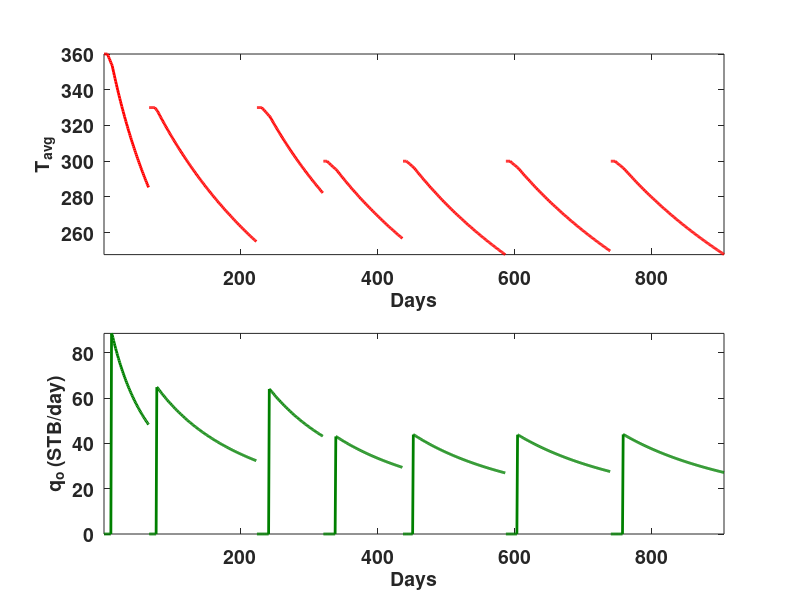

Write the MATLAB code that produced this figure.
%CyclicSteamInjection.m

clear all
close all
clc

% Cyclic Steam Injection Example (Note: analytical model and data from SPE13037)
% Input data for field and base cases
kRes = 1.5;                             % Reservoir permeability (D)
kSteam = 2 * kRes;                      % Permeability to steam (D)
phi = 0.32;                             % Porosity
Swi = 0.25;                             % Initial water saturation
rw = 0.31;                              % Well radius (ft)
SorSteam = 0.05;                        % Residual oil saturation to steam
SorWater = 0.25;                        % Residual oil saturation to water
Tr = 110;                               % Initial reservoir temperature (F)
Tstd = 60;                              % Standard temperature (F)
lambda = 24;                            % Reservoir thermal conductivity (Btu/ft day F)
alpha = 0.48;                           % Reservoir thermal diffusivity (ft^2/day)
rhoOilStd = 61.8;                       % Oil density @ standard condictions (lb/ft^3)
TimeStep = 1.0;                         % Time step size (days)
PatternArea=0.588;                      % (acres) = well spacing of 160ft
PayThickness = 80;                      % Pay thickness (ft)
g = 32.17;                              % Gravitational acceleration (ft/s^2)
%%

%% Operational data
SteamInjectionRate = [647 905 953 972 954 1042 1067];      % Steam injection rate (bbl/day)
InjectionTime = [6 9 8 6 6 7 7];                           % Injection time (days)
SoakTime = [5 2 10 12 9 10 11];                            % Soak time (days)
DownHoleSteamTemp = [360 330 330 300 300 300 300];         % Downhole steam temperature (F)
DownHoleSteamQuality = [0.7 0.6 0.5 0.5 0.5 0.5 0.5];      % Downhole steam quality
ProductionTime = [55 146 79 98 135 136 148];               % Production time (days)
WIP = 50000;                                               % Amount of mobile water in place at beginning of cycle (Assumption)
qw = 0;                                                    % water production rate (BPD) (Assumption)
CumulativeOil = [];                                        % Cumulative oil production (STB)
CumulativeTime = [];                                       % Cumulative time (days)
cycleLength = InjectionTime + SoakTime + ProductionTime;   % Total cycle time (days)
cumulativeCycleLength = cumsum([1;cycleLength']);          % Cumulative cycle time (days)


%% Setting up plot
figure('Color','w');
set(gcf, 'Position', get(0,'Screensize'));

%% Evaluate constants
% Bulk volumetric heat capacity of Jones (eq 19)
cp = 32.5 + (4.6 * phi^0.32 - 2) * (10 * Swi - 1.5);    

% Water density approximation (eq 33)
rhoWater = 62.4 - 11 * log( ( 705 - Tstd ) / ( 705 - Tr ) );    

%% Starting cycles

for CurrentCycleNumber=1:length(SteamInjectionRate)
    
    % Time at beginning of each cycle
    t=0;          
    
    % Figure out how much heat is already in the reservoir
    if(CurrentCycleNumber==1)
        Hlast = 0;        
    else
        % Amount of heat in the reservoir for subsequent cycles (eq 20)
        Hlast = VSteam * cp * (Taverage - Tr);                            
    end
    
    %% Evaluate water and steam thermodynamic properties
    % Water enthalpy correlation for reservoir temperature (eq 16)
    hwTr = 68 * ( Tr/100 )^1.24;                              
    
    % Water enthalpy correlation for steam temperature (eq 16)
    hwSteam = 68 * ( DownHoleSteamTemp(CurrentCycleNumber) / 100 )^1.24;                    
    
    % Specific heat of water of Jones (eq 15)
    Cw = ( hwSteam - hwTr ) / ( DownHoleSteamTemp(CurrentCycleNumber) - Tr );        

    % Steam latent heat correlation of Farouq Ali (eq 17)
    Lvdh = 94 * ( 705 - DownHoleSteamTemp(CurrentCycleNumber) )^0.38;                      
    
    % Amount of heat injected per unit mass of steam (eq 14)
    Qi = Cw * ( DownHoleSteamTemp(CurrentCycleNumber) - Tr ) +...
        Lvdh * DownHoleSteamQuality(CurrentCycleNumber);                      
    
    % Amount of heat injected (eq 28)
    HeatInjected = 350 * Qi * SteamInjectionRate(CurrentCycleNumber)...
        * InjectionTime(CurrentCycleNumber);
        
    % Steam pressure approximation (eq 7)
    pSteam = ( DownHoleSteamTemp(CurrentCycleNumber) / 115.95 )^4.4543;                 
    
    % Steam density (eq 10)
    rhoSteam = pSteam^( 0.9588 ) / 363.9;                                  
    
    % Steam viscosity (eq 11)
    muSteam = 1e-4 * ( 0.2 * DownHoleSteamTemp(CurrentCycleNumber) + 82 );                  
    
    %% Evaluating the steam zone size
    % Oil density approximation (eq 32)
    rhoOil = rhoOilStd - 0.0214 * ( Tr - Tstd );          
  
    % Dimensionless group for scaling the radial steam zone (eq 9)
    ARD = sqrt( ( 350 * 144 * SteamInjectionRate(CurrentCycleNumber) * muSteam ) / ...     
        ( 6.328 * pi * ( rhoOil - rhoSteam ) * PayThickness^2 * ...
        kSteam * rhoSteam ) );
    
    % Average steam zone thickness by Van Lookeren (eq 8)
    hSt = 0.5 * PayThickness * ARD;             
    
    % Steam zone volume estimation (eq 13)
    VSteam = ( SteamInjectionRate(CurrentCycleNumber) * ...
        InjectionTime(CurrentCycleNumber) * rhoWater * Qi...
        + Hlast ) / ( cp * ( DownHoleSteamTemp(CurrentCycleNumber) - Tr ) );
    % Steam zone radius (eq 12)
    RhSteam = sqrt( VSteam / ( pi * hSt ) );       
    
    % Radial distance along the hot oil zone (eq 2)
    Rx = sqrt( RhSteam^2 + PayThickness^2 );       
    
    % theta = angle between steam-oil interface and reservoir bed (eq 5)
    sinTheta = PayThickness / Rx;                                   
    
    % Difference between height of reservoir and steam zone thickness, (eq 6)
    deltaH= PayThickness - hSt;  
    
    % Bottom hole flowing pressure (assumption)
    pwf = 0.6 * pSteam ;                       
    
    % Change in enthalpy (equation 4)
    deltaPhi = deltaH * g * sinTheta + ( ( ( pSteam - pwf )...      
        * 6895 )/ ( rhoOil * 16.02 ) ) * 10.76;
    
    % Change in oil saturation (eq 3)
    deltaSo = ( 1 - Swi ) - SorSteam; 
    
    %% Estimate relative permeability of water and oil
    % Cumulative water production at beginning of cycle
    Wp = 0.0;                                                              
    % Volumetric heat capacity of water (eq 31)
    Mwater = Cw * rhoWater;                                         
    % Mobile water around the well (eq 38)
    SwBar = 1 - SorWater;                                           
    % Water saturation  (eq 39)
    Sw = SwBar - (SwBar - Swi) * Wp / WIP;                          
    % Normalized water saturation (eq 40)
    SwStar = (Sw - Swi)/(1 - Swi - SorWater);                       
    % Water relative permeability (eq 41)
    krw = -0.002167 * SwStar + 0.024167 * SwStar^2;           
    
    % Oil relative permeability (eq 43)
    if SwStar <= 0.2
        kro = 1.0;                                                 
    else
        % Oil relative permeability (eq 42)
        kro = -0.9416 + 1.0808 / SwStar - 0.13858 / SwStar^2;     
    end
    
    % Oil rate vector
    qoPreviousCycle = zeros(cycleLength(CurrentCycleNumber),1);                            
    
    % Average temperature vector
    TaveragePreviousCycle = zeros(cycleLength(CurrentCycleNumber),1);                       
    
    % Cycling through InjectionTime + SoakTime + ProductionTime
    for t = 1:cycleLength(CurrentCycleNumber)                                               
        
        % Injection Interval
        if t <= (InjectionTime(CurrentCycleNumber))                                         
            %Average temperature during injection = downhole steam temperature
            Taverage = DownHoleSteamTemp(CurrentCycleNumber);                               
            qo = 0;
            
        end
        
        % Soaking interval
        if t > InjectionTime(CurrentCycleNumber) && ...
                t <= (InjectionTime(CurrentCycleNumber) + ...
                SoakTime(CurrentCycleNumber))  
            
            % Radial loss (eq 22)
            tDH = alpha * ( t - InjectionTime(CurrentCycleNumber) )...
                / RhSteam^2;             
            fHD = 1 / ( 1 + 5 * tDH );                                      
            
            % Vertical loss (eq 23)
            tDV = 4 * alpha * ( t - InjectionTime(CurrentCycleNumber) ) ...
                / PayThickness^2;    
            fVD = 1 / sqrt( 1 + 5 * tDV );                                  
            
            % Energy removed with produced fluids during soaking phase
            fPD = 0;                       
            
            % Oil rate during soaking phase
            qo = 0;                                                         
            
            % Average temperature at any time by Boberg and Lantz (eq 21)
            TpreviousTimeStep = Taverage;
            Taverage = Tr + ( DownHoleSteamTemp(CurrentCycleNumber) ...                      
                - Tr ) * ( fHD * fVD * ( 1 - fPD ) - fPD );
        end
        
        % Production Interval
        if t > (InjectionTime(CurrentCycleNumber) + SoakTime(CurrentCycleNumber))                            

            %Radial loss (eq 22)
            tDH  = alpha * ( t - InjectionTime(CurrentCycleNumber) )...
                / RhSteam^2;           
            fHD = 1 / ( 1 + 5 * tDH );                                     
            
            % Vertical loss (eq 23)
            tDV = 4 * alpha * ( t - InjectionTime(CurrentCycleNumber) )...
                / PayThickness^2;   
            fVD = 1 / sqrt( 1 + 5 * tDV );                                  
            
            % Registering average temperature from previous time step
            TpreviousTimeStep = Taverage;                                  
            
            % Average temperature at any time by Boberg and Lantz (eq 21)
            Taverage = Tr + ( DownHoleSteamTemp(CurrentCycleNumber) ...                      
                - Tr ) * ( fHD * fVD * ( 1 - fPD ) - fPD );
            
            % Volumetric heat capacity of oil (eq 30)
            Moil = ( 3.065 + 0.00355 * Taverage ) * sqrt( rhoOil );
            
            % Rate of heat removal from the reservoir with produced fluids (eq 29)
            Qp = 5.615 * ( qo * Moil + qw * Mwater )*( Taverage - Tr );
            
            % Maximum amount of heat supplied to the reservoir (eq 27)
            Qmax = HeatInjected + Hlast - pi * RhSteam^2 * lambda...
                * (DownHoleSteamTemp(CurrentCycleNumber) - Tr) * ...
                sqrt(SoakTime(CurrentCycleNumber)/(pi*alpha));
                       
            % Energy removed with produced fluids (eq 34)
            fPD  = fPD + 5.615 * ( qo * Moil + qw * Mwater )...
                * ( TpreviousTimeStep - Tr ) * TimeStep / ( 2 * Qmax );;
            
            % Oil viscosity (eq 36)
            muOil = ( 2.698e-5 ) * exp( ( 1.066e+4 ) /( Taverage + 460 ));
            
            % Kinematic viscosity of the oil = oil viscosity/oil density
            nuAverage = muOil / rhoOil;
            
            % Oil rate (eq 1)
            qo = 1.87 * Rx * sqrt ( ( kro * kRes * phi * deltaSo...
                * alpha * deltaPhi )/( 2.0  *nuAverage...
                * ( log( Rx / rw ) - 0.5 ) ) );
        end
        
        qoPreviousCycle(t) = qo;
        TaveragePreviousCycle(t) = Taverage;
        
    end
    
    CumulativeOil = [ CumulativeOil ; qoPreviousCycle ];
    time_range = linspace( cumulativeCycleLength(CurrentCycleNumber) , cumulativeCycleLength(CurrentCycleNumber+1) , (cumulativeCycleLength(CurrentCycleNumber+1) - cumulativeCycleLength(CurrentCycleNumber)) );
    CumulativeTime = [ CumulativeTime ; time_range' ];
    
    %Plotting production
    subplot(2,1,2)
    plot([cumulativeCycleLength(CurrentCycleNumber):1:(cumulativeCycleLength(CurrentCycleNumber+1)')-1],qoPreviousCycle,'-','Color',[0 0.5 0],'LineWidth',2);
    hold on;
    xlabel('Days','FontSize',14,'FontWeight','bold');
    ylabel('q_o (STB/day)','FontSize',14,'FontWeight','bold');
    set(gca,'FontSize',14,'FontWeight','bold');
    axis tight;
    
    % Plotting temperature
    subplot(2,1,1);
    plot([cumulativeCycleLength(CurrentCycleNumber):1:(cumulativeCycleLength(CurrentCycleNumber+1)')-1],TaveragePreviousCycle,'r-','LineWidth',2);
    hold on;
    xlabel('Days','FontSize',14,'FontWeight','bold')
    ylabel('T_{avg}','FontSize',14,'FontWeight','bold')
    set(gca,'FontSize',14,'FontWeight','bold');
    axis tight;
    
    clear Tavg_saved qo_saved;
    
end

% Plotting cumulative oil production
% figure('Color','w');
% set(gcf, 'Position', get(0,'Screensize'));
% plot(CumulativeTime,cumsum(CumulativeOil),'-','Color','k','LineWidth',2);
% xlabel('Days','FontSize',14,'FontWeight','bold','Color','k')
% ylabel('Cumulative oil produced (STB)','FontSize',14,'FontWeight','bold','Color','k')
% set(gca,'FontSize',14,'FontWeight','bold');
%






%%

